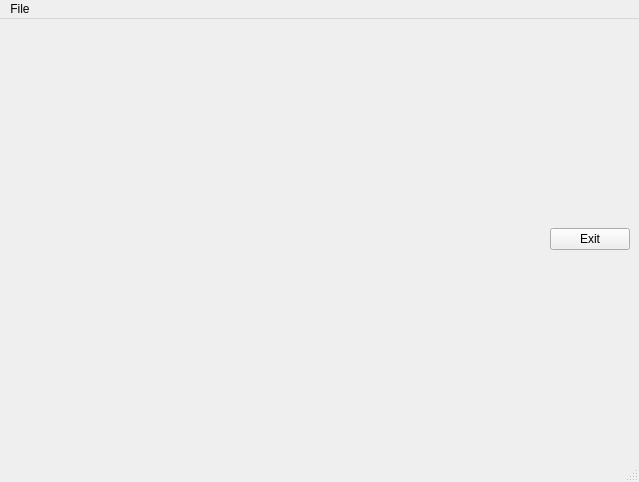
<?xml version="1.0" encoding="UTF-8"?>
<ui version="4.0">
 <class>QuickPlot</class>
 <widget class="QMainWindow" name="QuickPlot">
  <property name="geometry">
   <rect>
    <x>0</x>
    <y>0</y>
    <width>639</width>
    <height>482</height>
   </rect>
  </property>
  <property name="windowTitle">
   <string>QuickPlot</string>
  </property>
  <widget class="QWidget" name="outerLayout">
   <layout class="QVBoxLayout" name="verticalLayout" stretch="1,0">
    <item>
     <layout class="QGridLayout" name="layout"/>
    </item>
    <item>
     <layout class="QHBoxLayout" name="buttonLayout">
      <item>
       <spacer name="spacer">
        <property name="orientation">
         <enum>Qt::Horizontal</enum>
        </property>
        <property name="sizeHint" stdset="0">
         <size>
          <width>40</width>
          <height>20</height>
         </size>
        </property>
       </spacer>
      </item>
      <item>
       <widget class="QPushButton" name="exitButton">
        <property name="text">
         <string>Exit</string>
        </property>
       </widget>
      </item>
     </layout>
    </item>
   </layout>
  </widget>
  <widget class="QMenuBar" name="menubar">
   <property name="geometry">
    <rect>
     <x>0</x>
     <y>0</y>
     <width>639</width>
     <height>21</height>
    </rect>
   </property>
   <widget class="QMenu" name="menuFile">
    <property name="title">
     <string>File</string>
    </property>
    <addaction name="actionExit"/>
   </widget>
   <addaction name="menuFile"/>
  </widget>
  <widget class="QStatusBar" name="statusbar"/>
  <action name="actionExit">
   <property name="text">
    <string>Exit</string>
   </property>
  </action>
 </widget>
 <resources/>
 <connections/>
</ui>
